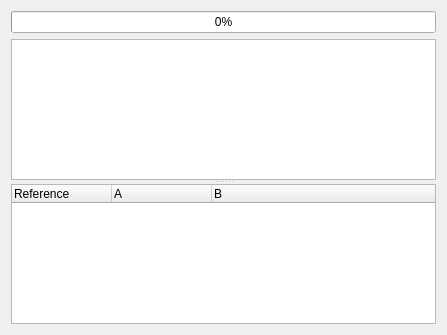
<?xml version="1.0" encoding="UTF-8"?>
<ui version="4.0">
 <class>FetchResultWidget</class>
 <widget class="QWidget" name="FetchResultWidget">
  <property name="geometry">
   <rect>
    <x>0</x>
    <y>0</y>
    <width>447</width>
    <height>335</height>
   </rect>
  </property>
  <property name="windowTitle">
   <string>Form</string>
  </property>
  <layout class="QVBoxLayout" name="verticalLayout">
   <item>
    <widget class="QProgressBar" name="progressBar">
     <property name="value">
      <number>0</number>
     </property>
    </widget>
   </item>
   <item>
    <widget class="QSplitter" name="splitter">
     <property name="orientation">
      <enum>Qt::Vertical</enum>
     </property>
     <widget class="QTextBrowser" name="textBrowser"/>
     <widget class="QTreeWidget" name="treeWidget">
      <column>
       <property name="text">
        <string>Reference</string>
       </property>
      </column>
      <column>
       <property name="text">
        <string>A</string>
       </property>
      </column>
      <column>
       <property name="text">
        <string>B</string>
       </property>
      </column>
     </widget>
    </widget>
   </item>
  </layout>
 </widget>
 <resources/>
 <connections/>
</ui>
